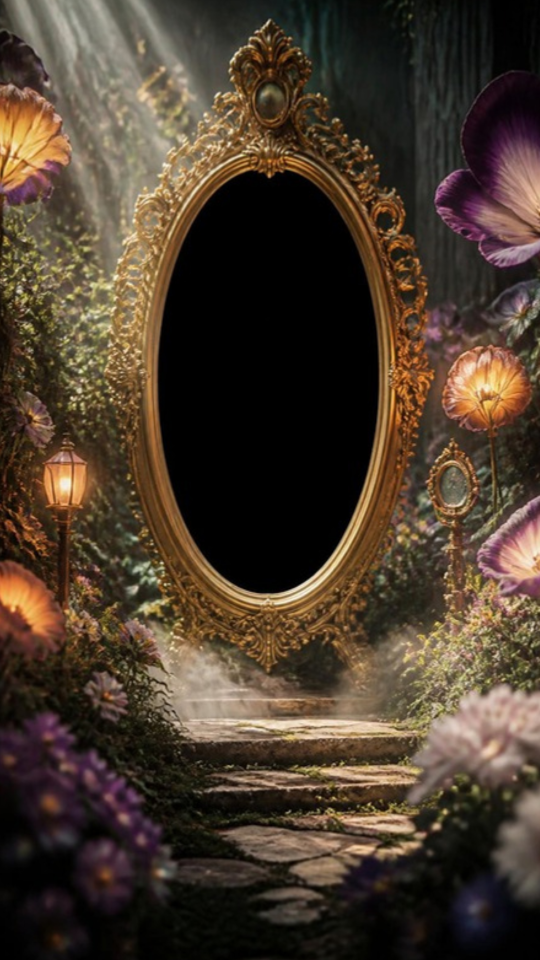
#> input picture video-projeto/alice/imagens-canva/portal.png, 1080 x 1920 px (shown at 1/2 size)
$ python -i wonder.py   (imports and definitions only)   (older library calls are emulated)
#> lines starting #> are read from the running program, lines starting #| are printed output that depends on the picture; after the words box and inside, x2 and y2 are one past the last pixel; in counts of white or black regions, pixels touching at a corner belong together
"""Wonderland look: sky replacement (column-connected sky mask that keeps wires), emerald/violet/gold grade, atmosphere."""
import numpy as np, cv2

W, H = 1080, 1920
P = "/tmp/claude-0/-home-user-wonderland-site/50f38ae3-2900-5f56-9ef8-a960ab790e38/scratchpad/alice/plates"
# [1 line not run here, left out]
yy, xx = np.mgrid[0:H, 0:W].astype(np.float32)


def sky_mask(rgb, prev=None, ref_prev=None, tol=26, ymax=1.0):
    """Sky key: sample the sky colour at the top of the frame, key pixels close to it (clouds included), keep only the
    keyed area connected to the top edge, and key softly so wires / razor coils / leaves stay on top of the new sky."""
#> called with tol = 26, ymax = 1
    sw, sh = W // 4, H // 4
    small = cv2.resize(rgb, (sw, sh), interpolation=cv2.INTER_AREA)
    lab = cv2.cvtColor(small, cv2.COLOR_RGB2LAB).astype(np.float32)
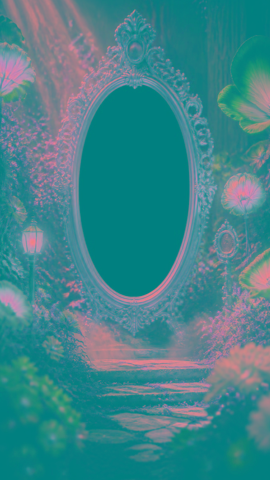
#> lab: shape (480, 270, 3) float32; mean R, G, B 65.6, 132.2, 138.6
    top = lab[: int(sh * 0.08)].reshape(-1, 3)
    top = top[top[:, 0] > 125]
#> top = 1903 rows, first 8: [132, 127, 136], [151, 126, 136], [159, 126, 136], [159, 126, 136], [158, 126, 136], [148, 127, 137], [129, 126, 135], [137, 126, 135]
    if len(top) < 50:
        return np.zeros((H, W), np.float32), ref_prev
    ref = np.median(top, axis=0)
#> ref = [148, 126, 135]
    if ref_prev is not None: ref = 0.8 * ref_prev + 0.2 * ref
    def keyed(lb):
        d = np.sqrt(((lb[..., 0] - ref[0]) * 0.45) ** 2 + (lb[..., 1] - ref[1]) ** 2 + (lb[..., 2] - ref[2]) ** 2)
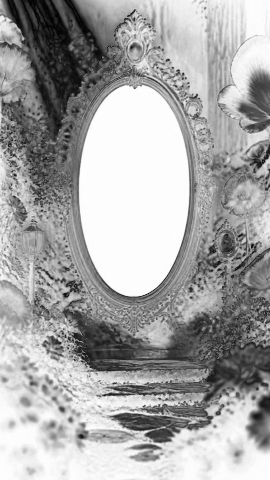
#> d: shape (480, 270) float32; min 0, max 67.32, mean 44; drawn with min black and max white
        return np.clip((tol - d) / 12, 0, 1)
    k = keyed(lab)
    g = cv2.cvtColor(small, cv2.COLOR_RGB2GRAY).astype(np.float32)
    hf = cv2.GaussianBlur(np.abs(cv2.Laplacian(g, cv2.CV_32F, ksize=3)), (0, 0), 1.0)
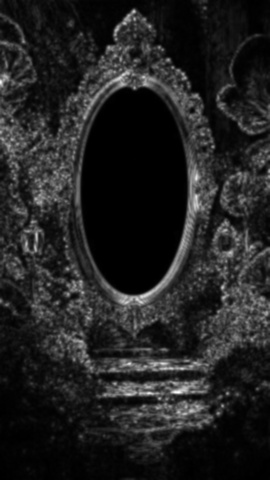
#> hf: shape (480, 270) float32; min 0, max 436.1, mean 58.7; drawn with min black and max white
    busy = cv2.GaussianBlur((hf > 10).astype(np.float32), (0, 0), 3)         # corrugated sheets, brick: not sky
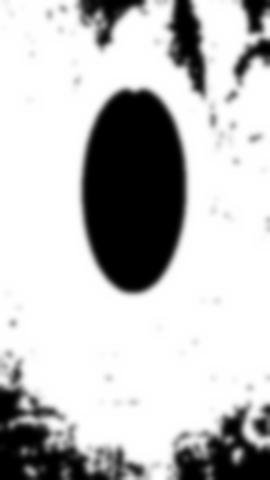
#> busy: shape (480, 270) float32; min 0, max 1, mean 0.75
    k = k * np.clip((ymax * sh - np.arange(sh)[:, None]) / (0.05 * sh), 0, 1)
    b = cv2.morphologyEx((k > 0.5).astype(np.uint8), cv2.MORPH_CLOSE, cv2.getStructuringElement(cv2.MORPH_ELLIPSE, (9, 17)))
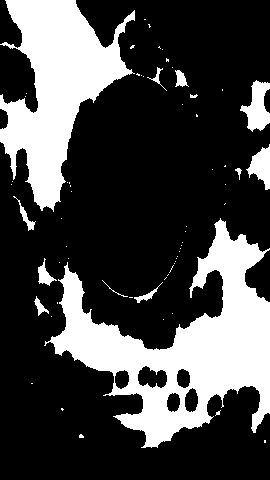
#> b: shape (480, 270); values 0 (black) and 1 (white), 27.5% white; 65 white regions (52 under 20 px), largest, box (x1, y1, x2, y2) and area: (44, 218, 270, 448) 19492, (0, 0, 135, 212) 13632, (240, 80, 270, 132) 866
    n, labs, stats, _ = cv2.connectedComponentsWithStats(b)
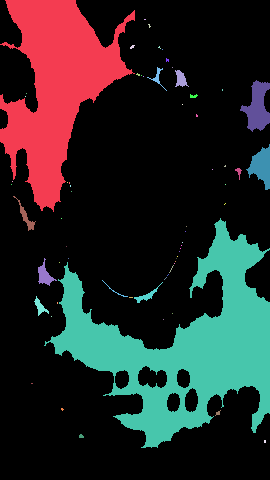
#> labs: shape (480, 270) int32; 66 distinct labels, from 0 to 65; one colour per label, 0 black
#> n = 66; stats = 66 rows, first 6: [0, 0, 270, 480, 93977], [0, 0, 135, 212, 13632], [144, 19, 2, 1, 2], [148, 24, 3, 4, 6], [130, 45, 5, 4, 12], [158, 46, 3, 3, 4]
    keep = [i for i in set(np.unique(labs[0:2, :])) - {0} if stats[i, cv2.CC_STAT_AREA] > sw * sh * 0.01]
#> keep = [1]
    region = np.isin(labs, keep).astype(np.float32)
#> region: shape (480, 270) float32; values 0 (black) and 1 (white), 10.5% white; 1 white region, box (x1, y1, x2, y2) and area: (0, 0, 135, 212) 13632
    region = cv2.GaussianBlur(cv2.dilate(region, np.ones((3, 3), np.uint8)), (0, 0), 1.2)
    region = cv2.resize(region, (W, H), interpolation=cv2.INTER_LINEAR)
#> region: shape (1920, 1080) float32
    kf = keyed(cv2.cvtColor(rgb, cv2.COLOR_RGB2LAB).astype(np.float32))
    m = region * cv2.GaussianBlur(kf, (0, 0), 0.8)
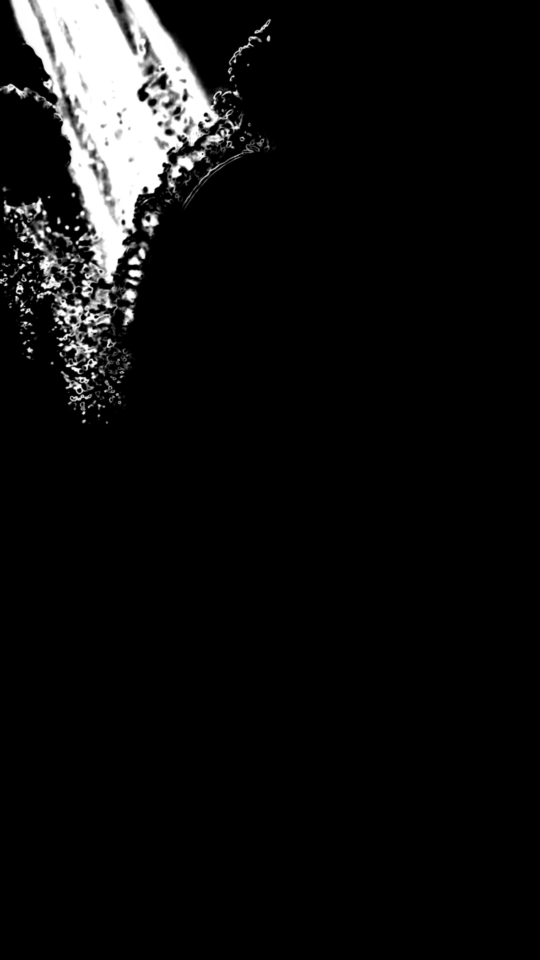
#> m: shape (1920, 1080) float32 (shown at 1/2 size); min 0, max 1, mean 0.0617
    if prev is not None:
        m = 0.6 * m + 0.4 * prev
    return m, ref


# [51 lines left out: functions place_sky, grade, compose, grade_natural, not called in this run]

>>> import cv2
>>> picture = cv2.cvtColor(cv2.imread('../imagens-canva/portal.png'), cv2.COLOR_BGR2RGB)
>>> result = sky_mask(picture)

$ run again, on video-projeto/alice/imagens-canva/sky1.png
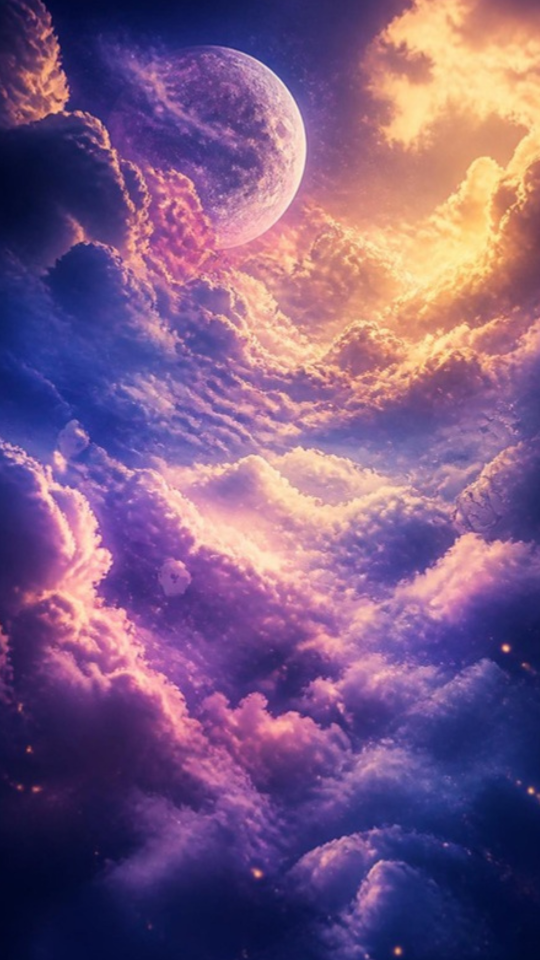
#> input picture video-projeto/alice/imagens-canva/sky1.png, 1080 x 1920 px (shown at 1/2 size)
#> in sky_mask, `lab = cv2.cvtColor(small, cv2.COLOR_RGB2LAB).astype(np.float32)`:
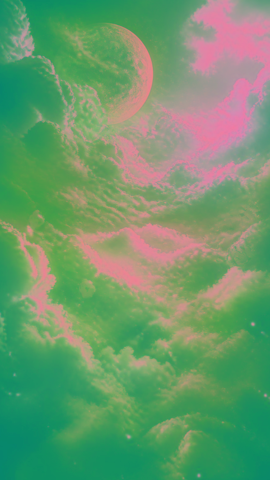
#> lab: shape (480, 270, 3) float32; mean R, G, B 108.1, 152.5, 109.1
#> ref = [189, 148, 161]
#> b: shape (480, 270); values 0 (black) and 1 (white), 12.6% white; 36 white regions (28 under 20 px), largest, box (x1, y1, x2, y2) and area: (113, 0, 270, 198) 14699, (129, 214, 190, 263) 491, (14, 27, 34, 58) 347
#> labs: shape (480, 270) int32; 37 distinct labels, from 0 to 36
#> n = 37; stats = 37 rows, first 6: [0, 0, 270, 480, 113311], [113, 0, 157, 198, 14699], [28, 24, 1, 1, 1], [14, 27, 20, 31, 347], [52, 66, 1, 2, 2], [53, 70, 1, 3, 3]
#> keep = [1]
#> d: shape (1920, 1080) float32
#> in sky_mask, `m = region * cv2.GaussianBlur(kf, (0, 0), 0.8)`:
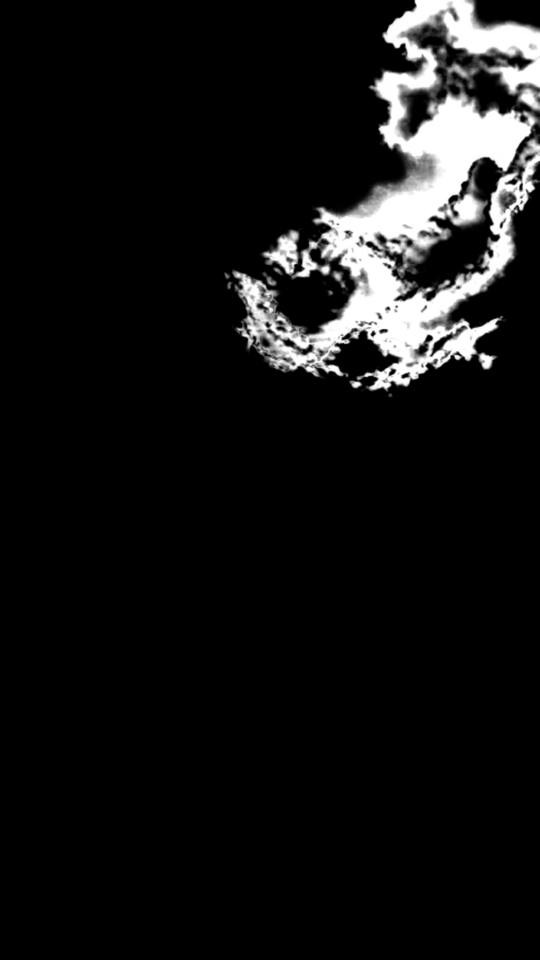
#> m: shape (1920, 1080) float32 (shown at 1/2 size); min 0, max 1, mean 0.0784
